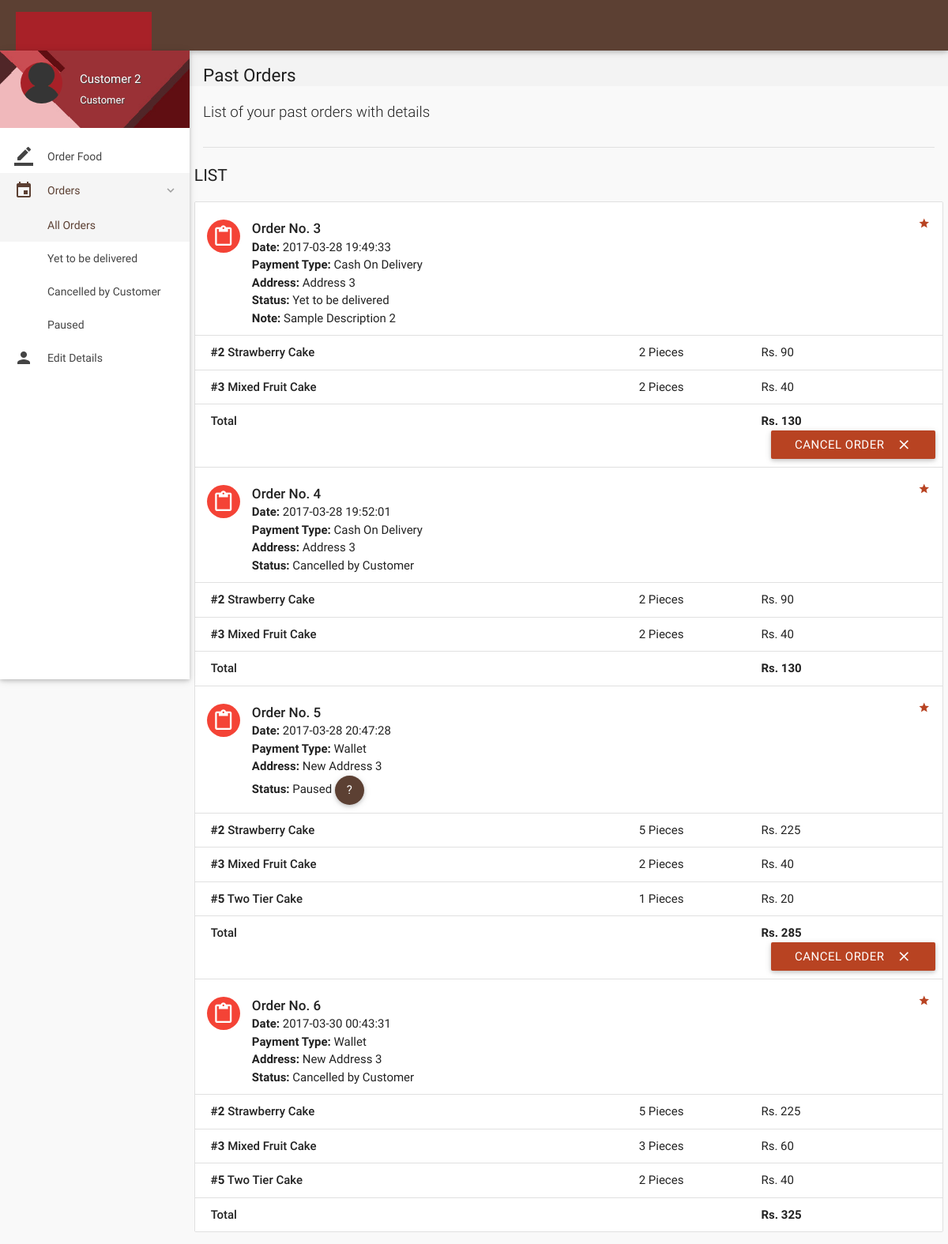
/account/orders.php (signed in), run on the app's committed database.
### tables this page shows
CREATE TABLE `orders` (
  `id` int(11) NOT NULL,
  `customer_id` int(11) NOT NULL,
  `address` varchar(300) NOT NULL,
  `description` varchar(300) NOT NULL,
  `date` datetime NOT NULL DEFAULT CURRENT_TIMESTAMP,
  `payment_type` varchar(16) NOT NULL DEFAULT 'Wallet',
  `total` int(11) NOT NULL,
  `status` varchar(25) NOT NULL DEFAULT 'Yet to be delivered',
  `deleted` tinyint(4) NOT NULL DEFAULT '0'
);

CREATE TABLE `order_details` (
  `id` int(11) NOT NULL,
  `order_id` int(11) NOT NULL,
  `item_id` int(11) NOT NULL,
  `quantity` int(11) NOT NULL,
  `price` int(11) NOT NULL
);

CREATE TABLE `items` (
  `id` int(11) NOT NULL,
  `name` varchar(20) NOT NULL,
  `price` int(11) NOT NULL,
  `deleted` tinyint(4) NOT NULL DEFAULT '0',
  `image` blob NOT NULL
);

### account/includes/connect.php (called while the page is built, shortened)
<?php
$name = $_SESSION['name'];
$role = $_SESSION['role'];
?>

### account/includes/wallet.php (called while the page is built, shortened)
<?php
$user_id=$_SESSION['user_id'];
?>

### account/orders.php (the view, shortened to what this page needs)
<?php
include 'includes/connect.php';
include 'includes/wallet.php';
	if($_SESSION['customer_sid']==session_id())
	{
?>
<!DOCTYPE html>
<html lang="en">
<head>
  <link href="css/materialize.min.css" type="text/css" rel="stylesheet" media="screen,projection">
  <link href="css/style.min.css" type="text/css" rel="stylesheet" media="screen,projection">
  <link href="css/custom/custom.min.css" type="text/css" rel="stylesheet" media="screen,projection">
  <link href="js/plugins/perfect-scrollbar/perfect-scrollbar.css" type="text/css" rel="stylesheet" media="screen,projection">
</head>
<body>
  <header id="header" class="page-topbar">
        <div class="navbar-fixed">
            <nav class="navbar-color">
                <div class="nav-wrapper">
                    <ul class="left">
                      <li><h1 class="logo-wrapper"><a href="index.php" class="brand-logo darken-1"><img src="images/materialize-logo.png" alt="logo"></a> <span class="logo-text">Logo</span></h1></li>
                    </ul>
                </div>
            </nav>
        </div>
  </header>
  <div id="main">
    <div class="wrapper">
      <aside id="left-sidebar-nav">
        <ul id="slide-out" class="side-nav fixed leftside-navigation">
            <li class="user-details cyan darken-2">
            <div class="row">
                <div class="col col s4 m4 l4">
                    <img src="images/avatar.jpg" alt="" class="circle responsive-img valign profile-image">
                </div>
                <div class="col col s8 m8 l8">
                    <a class="btn-flat dropdown-button waves-effect waves-light white-text profile-btn" href="#" data-activates="profile-dropdown"><?php echo $name;?> <i class="mdi-navigation-arrow-drop-down right"></i></a>
                    <p class="user-roal"><?php echo $role;?></p>
                </div>
            </div>
            </li>
            <li class="bold"><a href="index.php" class="waves-effect waves-cyan"><i class="mdi-editor-border-color"></i> Order Food</a>
            </li>
                <li class="no-padding">
                    <ul class="collapsible collapsible-accordion">
                        <li class="bold"><a class="collapsible-header waves-effect waves-cyan active"><i class="mdi-editor-insert-invitation"></i> Orders</a>
                            <div class="collapsible-body">
                                <ul>
								<li class="<?php
								if(!isset($_GET['status'])){
										echo 'active';
									}?>
									"><a href="orders.php">All Orders</a>
                                </li>
								<?php
									$sql = mysqli_query($con, "SELECT DISTINCT status FROM orders  WHERE customer_id = $user_id;;");
									while($row = mysqli_fetch_array($sql)){
                                    echo '<li class='.(isset($_GET['status'])?($status == $_GET['status'] ? 'active' : ''): '').'><a href="orders.php?status='.$row['status'].'">'.$row['status'].'</a>
                                    </li>';
									}
									?>
                                </ul>
                            </div>
                        </li>
                    </ul>
                </li>
            <li class="bold"><a href="details.php" class="waves-effect waves-cyan"><i class="mdi-social-person"></i> Edit Details</a>
            </li>
        </ul>
        </aside>
      <section id="content">
        <div id="breadcrumbs-wrapper">
          <div class="container">
            <div class="row">
              <div class="col s12 m12 l12">
                <h5 class="breadcrumbs-title">Past Orders</h5>
              </div>
            </div>
          </div>
        </div>
        <div class="container">
          <p class="caption">List of your past orders with details</p>
          <div class="divider"></div>
<div id="work-collections" class="seaction">
					<?php
					if(isset($_GET['status'])){
						$status = $_GET['status'];
					}
					else{
						$status = '%';
					}
					$sql = mysqli_query($con, "SELECT * FROM orders WHERE customer_id = $user_id AND status LIKE '$status';;");
					echo '<div class="row">
                          <div>
                    <h4 class="header">List</h4>
                    <ul id="issues-collection" class="collection">';
					while($row = mysqli_fetch_array($sql))
					{
						$status = $row['status'];
						echo '<li class="collection-item avatar">
                              <i class="mdi-content-content-paste red circle"></i>
                              <span class="collection-header">Order No. '.$row['id'].'</span>
                              <p><strong>Date:</strong> '.$row['date'].'</p>
                              <p><strong>Payment Type:</strong> '.$row['payment_type'].'</p>
							  <p><strong>Address: </strong>'.$row['address'].'</p>
                              <p><strong>Status:</strong> '.($status=='Paused' ? 'Paused <a  data-position="bottom" data-delay="50" data-tooltip="Please contact administrator for further details." class="btn-floating waves-effect waves-light tooltipped cyan">    ?</a>' : $status).'</p>
							  '.(!empty($row['description']) ? '<p><strong>Note: </strong>'.$row['description'].'</p>' : '').'
							  <a href="#" class="secondary-content"><i class="mdi-action-grade"></i></a>
                              </li>';
						$order_id = $row['id'];
						$sql1 = mysqli_query($con, "SELECT * FROM order_details WHERE order_id = $order_id;");
						while($row1 = mysqli_fetch_array($sql1))
						{
							$item_id = $row1['item_id'];
							$sql2 = mysqli_query($con, "SELECT * FROM items WHERE id = $item_id;");
							while($row2 = mysqli_fetch_array($sql2)){
								$item_name = $row2['name'];
							}
							echo '<li class="collection-item">
                            <div class="row">
                            <div class="col s7">
                            <p class="collections-title"><strong>#'.$row1['item_id'].'</strong> '.$item_name.'</p>
                            </div>
                            <div class="col s2">
                            <span>'.$row1['quantity'].' Pieces</span>
                            </div>
                            <div class="col s3">
                            <span>Rs. '.$row1['price'].'</span>
                            </div>
                            </div>
                            </li>';
							$id = $row1['order_id'];
						}
								echo'<li class="collection-item">
                                        <div class="row">
                                            <div class="col s7">
                                                <p class="collections-title"> Total</p>
                                            </div>
                                            <div class="col s2">
											<span> </span>
                                            </div>
                                            <div class="col s3">
                                                <span><strong>Rs. '.$row['total'].'</strong></span>
                                            </div>';
								if(!preg_match('/^Cancelled/', $status)){
									if($status != 'Delivered'){
								echo '<form action="routers/cancel-order.php" method="post">
										<input type="hidden" value="'.$id.'" name="id">
										<input type="hidden" value="Cancelled by Customer" name="status">
										<input type="hidden" value="'.$row['payment_type'].'" name="payment_type">
										<button class="btn waves-effect waves-light right submit" type="submit" name="action">Cancel Order
                                              <i class="mdi-content-clear right"></i>
										</button>
										</form>';
								}
								}
								echo'</div></li>';
					}
					?>
					 </ul>
                </div>
              </div>
            </div>
        </div>
      </section>
    </div>
  </div>
</body>
</html>
<?php
	}
?>

### data on the page
orders: id "3", date "2017-03-28 19:49:33", payment_type "Cash On Delivery", address "Address 3", status "Yet to be delivered", description "Sample Description 2", total "130"
order_details: item "2", item.name "Strawberry Cake", quantity "2", price "90"
order_details: item "3", item.name "Mixed Fruit Cake", quantity "2", price "40"
orders: id "4", date "2017-03-28 19:52:01", payment_type "Cash On Delivery", address "Address 3", status "Cancelled by Customer", total "130"
order_details: item "2", item.name "Strawberry Cake", quantity "2", price "90"
order_details: item "3", item.name "Mixed Fruit Cake", quantity "2", price "40"
orders: id "5", date "2017-03-28 20:47:28", payment_type "Wallet", address "New Address 3", status "Paused", total "285"
order_details: item "2", item.name "Strawberry Cake", quantity "5", price "225"
order_details: item "3", item.name "Mixed Fruit Cake", quantity "2", price "40"
order_details: item "5", item.name "Two Tier Cake", quantity "1", price "20"
orders: id "6", date "2017-03-30 00:43:31", payment_type "Wallet", address "New Address 3", status "Cancelled by Customer", total "325"
order_details: item "2", item.name "Strawberry Cake", quantity "5", price "225"
order_details: item "3", item.name "Mixed Fruit Cake", quantity "3", price "60"
order_details: item "5", item.name "Two Tier Cake", quantity "2", price "40"

### other printed values
$name "Customer 2"
$role "Customer"
$row['status'] "Yet to be delivered"
$row['status'] "Cancelled by Customer"
$row['status'] "Paused"
